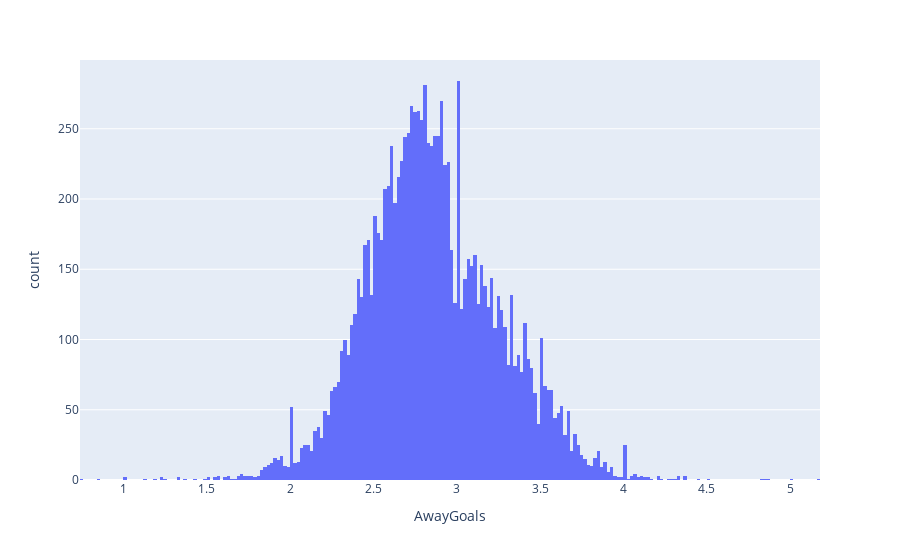

This figure's notebook cell:
### Code cell
import plotly.express as px
fig = px.histogram(mydf, x="AwayGoals")
fig.show()

### Figure 1 — Plotly figure (JSON) as saved in the notebook; plotly's stock layout.template omitted (floating-point values rounded to 4 significant figures; data arrays with more than 128 entries replaced by an {"elided": "..."} marker saying what was removed)
{"data": [{"alignmentgroup": "True", "bingroup": "x", "hovertemplate": "AwayGoals=%{x}<br>count=%{y}<extra></extra>", "legendgroup": "", "marker": {"color": "#636efa", "pattern": {"shape": ""}}, "name": "", "offsetgroup": "", "orientation": "v", "showlegend": false, "type": "histogram", "x": {"elided": "11410 float values"}, "xaxis": "x", "yaxis": "y"}], "layout": {"barmode": "relative", "legend": {"tracegroupgap": 0}, "margin": {"t": 60}, "xaxis": {"anchor": "y", "domain": [0, 1], "title": {"text": "AwayGoals"}}, "yaxis": {"anchor": "x", "domain": [0, 1], "title": {"text": "count"}}}}
